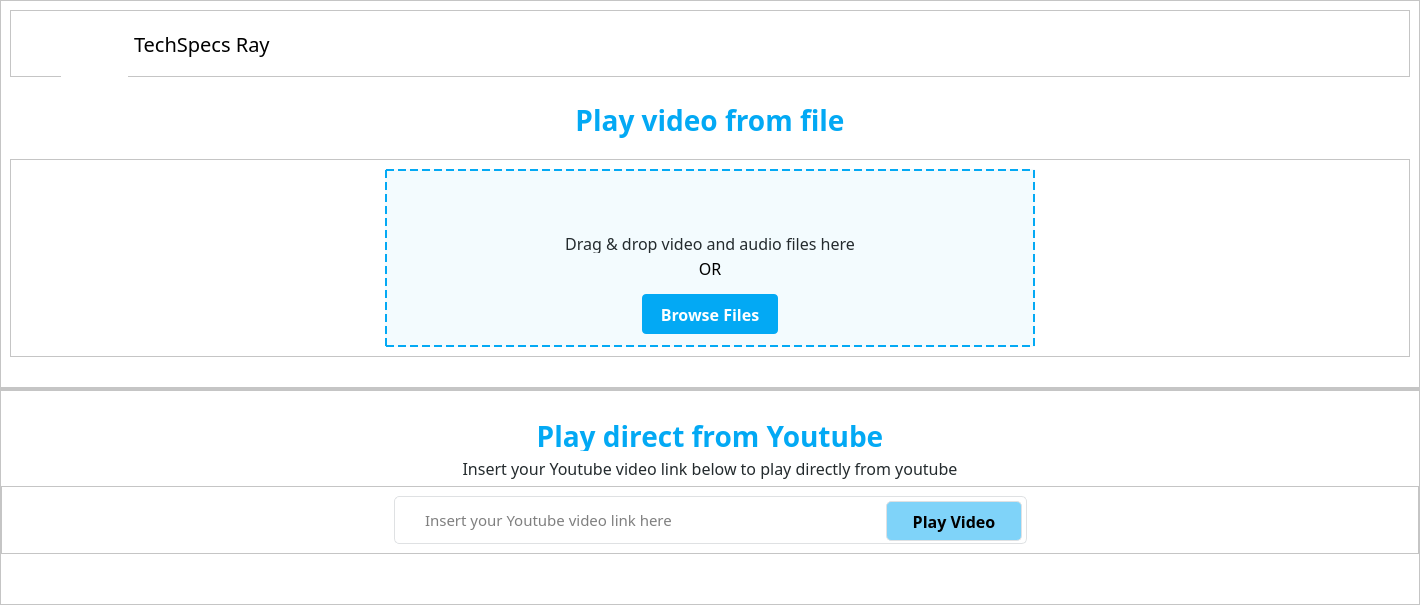
      <widget class="QWidget" name="home">
       <property name="styleSheet">
        <string notr="true">background-color: rgb(255, 255, 255);</string>
       </property>
       <layout class="QVBoxLayout" name="verticalLayout_7">
        <property name="spacing">
         <number>0</number>
        </property>
        <property name="leftMargin">
         <number>0</number>
        </property>
        <property name="topMargin">
         <number>0</number>
        </property>
        <property name="rightMargin">
         <number>0</number>
        </property>
        <property name="bottomMargin">
         <number>0</number>
        </property>
        <item>
         <widget class="QFrame" name="frame_21">
          <property name="frameShape">
           <enum>QFrame::StyledPanel</enum>
          </property>
          <property name="frameShadow">
           <enum>QFrame::Raised</enum>
          </property>
          <layout class="QVBoxLayout" name="verticalLayout_8">
           <property name="bottomMargin">
            <number>30</number>
           </property>
           <item>
            <widget class="QFrame" name="frame_19">
             <property name="minimumSize">
              <size>
               <width>0</width>
               <height>0</height>
              </size>
             </property>
             <property name="maximumSize">
              <size>
               <width>16777215</width>
               <height>67</height>
              </size>
             </property>
             <property name="frameShape">
              <enum>QFrame::StyledPanel</enum>
             </property>
             <property name="frameShadow">
              <enum>QFrame::Raised</enum>
             </property>
             <layout class="QHBoxLayout" name="horizontalLayout_12">
              <property name="leftMargin">
               <number>50</number>
              </property>
              <property name="topMargin">
               <number>0</number>
              </property>
              <property name="rightMargin">
               <number>0</number>
              </property>
              <property name="bottomMargin">
               <number>0</number>
              </property>
              <item>
               <widget class="QLabel" name="label_8">
                <property name="minimumSize">
                 <size>
                  <width>67</width>
                  <height>67</height>
                 </size>
                </property>
                <property name="styleSheet">
                 <string notr="true">background: rgba(217, 217, 217,.5);
border-radius: 6px 0px 0px 0px;

</string>
                </property>
                <property name="text">
                 <string/>
                </property>
               </widget>
              </item>
              <item>
               <widget class="QLabel" name="label_9">
                <property name="styleSheet">
                 <string notr="true">font-family: Proxima Nova;
color: rgb(0, 0, 0);
font-size: 20px;
font-weight: 400;
line-height: 20px;
text-align: center;
</string>
                </property>
                <property name="text">
                 <string>TechSpecs Ray</string>
                </property>
               </widget>
              </item>
              <item>
               <spacer name="horizontalSpacer_9">
                <property name="orientation">
                 <enum>Qt::Horizontal</enum>
                </property>
                <property name="sizeHint" stdset="0">
                 <size>
                  <width>948</width>
                  <height>20</height>
                 </size>
                </property>
               </spacer>
              </item>
             </layout>
            </widget>
           </item>
           <item>
            <widget class="QLabel" name="label_10">
             <property name="minimumSize">
              <size>
               <width>0</width>
               <height>70</height>
              </size>
             </property>
             <property name="maximumSize">
              <size>
               <width>16777215</width>
               <height>65</height>
              </size>
             </property>
             <property name="styleSheet">
              <string notr="true">font-family: Proxima Nova;
font-size: 28px;
font-weight: 700;
line-height: 28px;
text-align: center;
color: #03A9F4;
</string>
             </property>
             <property name="text">
              <string>Play video from file</string>
             </property>
             <property name="alignment">
              <set>Qt::AlignCenter</set>
             </property>
            </widget>
           </item>
           <item>
            <widget class="QFrame" name="frame_22">
             <property name="frameShape">
              <enum>QFrame::StyledPanel</enum>
             </property>
             <property name="frameShadow">
              <enum>QFrame::Raised</enum>
             </property>
             <layout class="QHBoxLayout" name="horizontalLayout_13">
              <item>
               <spacer name="horizontalSpacer_10">
                <property name="orientation">
                 <enum>Qt::Horizontal</enum>
                </property>
                <property name="sizeHint" stdset="0">
                 <size>
                  <width>263</width>
                  <height>20</height>
                 </size>
                </property>
               </spacer>
              </item>
              <item>
               <widget class="QFrame" name="drag_frame">
                <property name="minimumSize">
                 <size>
                  <width>572</width>
                  <height>178</height>
                 </size>
                </property>
                <property name="maximumSize">
                 <size>
                  <width>16777215</width>
                  <height>180</height>
                 </size>
                </property>
                <property name="styleSheet">
                 <string notr="true">background: rgba(3, 169, 244, 0.05);


border: 2px dashed #03A9F4;</string>
                </property>
                <property name="frameShape">
                 <enum>QFrame::StyledPanel</enum>
                </property>
                <property name="frameShadow">
                 <enum>QFrame::Raised</enum>
                </property>
                <layout class="QVBoxLayout" name="verticalLayout_9">
                 <property name="spacing">
                  <number>0</number>
                 </property>
                 <property name="leftMargin">
                  <number>0</number>
                 </property>
                 <property name="topMargin">
                  <number>0</number>
                 </property>
                 <property name="rightMargin">
                  <number>0</number>
                 </property>
                 <property name="bottomMargin">
                  <number>0</number>
                 </property>
                 <item>
                  <widget class="QFrame" name="frame_25">
                   <property name="styleSheet">
                    <string notr="true">border:none;
background-color:transparent;</string>
                   </property>
                   <property name="frameShape">
                    <enum>QFrame::StyledPanel</enum>
                   </property>
                   <property name="frameShadow">
                    <enum>QFrame::Raised</enum>
                   </property>
                   <layout class="QHBoxLayout" name="horizontalLayout_14">
                    <property name="leftMargin">
                     <number>0</number>
                    </property>
                    <property name="topMargin">
                     <number>15</number>
                    </property>
                    <property name="rightMargin">
                     <number>0</number>
                    </property>
                    <property name="bottomMargin">
                     <number>10</number>
                    </property>
                    <item>
                     <spacer name="horizontalSpacer_12">
                      <property name="orientation">
                       <enum>Qt::Horizontal</enum>
                      </property>
                      <property name="sizeHint" stdset="0">
                       <size>
                        <width>297</width>
                        <height>20</height>
                       </size>
                      </property>
                     </spacer>
                    </item>
                    <item>
                     <widget class="QLabel" name="label_11">
                      <property name="text">
                       <string/>
                      </property>
                      <property name="pixmap">
                       <pixmap resource="../resources.qrc">:/icons/assets/icons/upload-cloud-02.png</pixmap>
                      </property>
                     </widget>
                    </item>
                    <item>
                     <spacer name="horizontalSpacer_13">
                      <property name="orientation">
                       <enum>Qt::Horizontal</enum>
                      </property>
                      <property name="sizeHint" stdset="0">
                       <size>
                        <width>297</width>
                        <height>20</height>
                       </size>
                      </property>
                     </spacer>
                    </item>
                   </layout>
                  </widget>
                 </item>
                 <item>
                  <widget class="QLabel" name="label_12">
                   <property name="maximumSize">
                    <size>
                     <width>16777215</width>
                     <height>20</height>
                    </size>
                   </property>
                   <property name="styleSheet">
                    <string notr="true">font-family: Proxima Nova;
font-size: 16px;
font-weight: 400;
line-height: 16px;
text-align: center;
color: rgba(36, 43, 46, 1);
border:none;
background-color:transparent;</string>
                   </property>
                   <property name="text">
                    <string>Drag &amp; drop video and audio files here</string>
                   </property>
                   <property name="alignment">
                    <set>Qt::AlignCenter</set>
                   </property>
                  </widget>
                 </item>
                 <item>
                  <widget class="QLabel" name="label_13">
                   <property name="maximumSize">
                    <size>
                     <width>16777215</width>
                     <height>30</height>
                    </size>
                   </property>
                   <property name="styleSheet">
                    <string notr="true">border:none;
font-family: Proxima Nova;
font-size: 16px;
font-weight: 400;
line-height: 16px;
text-align: center;
color: rgb(0, 0, 0);
background-color:transparent;</string>
                   </property>
                   <property name="text">
                    <string>OR</string>
                   </property>
                   <property name="alignment">
                    <set>Qt::AlignCenter</set>
                   </property>
                  </widget>
                 </item>
                 <item>
                  <widget class="QFrame" name="frame_24">
                   <property name="styleSheet">
                    <string notr="true">border:none;
background-color:transparent;</string>
                   </property>
                   <property name="frameShape">
                    <enum>QFrame::StyledPanel</enum>
                   </property>
                   <property name="frameShadow">
                    <enum>QFrame::Raised</enum>
                   </property>
                   <layout class="QHBoxLayout" name="horizontalLayout_15">
                    <property name="spacing">
                     <number>0</number>
                    </property>
                    <property name="leftMargin">
                     <number>0</number>
                    </property>
                    <property name="topMargin">
                     <number>0</number>
                    </property>
                    <property name="rightMargin">
                     <number>0</number>
                    </property>
                    <property name="bottomMargin">
                     <number>0</number>
                    </property>
                    <item>
                     <spacer name="horizontalSpacer_14">
                      <property name="orientation">
                       <enum>Qt::Horizontal</enum>
                      </property>
                      <property name="sizeHint" stdset="0">
                       <size>
                        <width>255</width>
                        <height>20</height>
                       </size>
                      </property>
                     </spacer>
                    </item>
                    <item>
                     <widget class="QPushButton" name="browse_file">
                      <property name="minimumSize">
                       <size>
                        <width>136</width>
                        <height>40</height>
                       </size>
                      </property>
                      <property name="cursor">
                       <cursorShape>PointingHandCursor</cursorShape>
                      </property>
                      <property name="styleSheet">
                       <string notr="true">
font-family: Proxima Nova;
font-size: 16px;
font-weight: 700;
line-height: 16px;
text-align: center;
background: rgba(3, 169, 244, 1);
color : white;
border-radius: 4px;

</string>
                      </property>
                      <property name="text">
                       <string>Browse Files</string>
                      </property>
                     </widget>
                    </item>
                    <item>
                     <spacer name="horizontalSpacer_15">
                      <property name="orientation">
                       <enum>Qt::Horizontal</enum>
                      </property>
                      <property name="sizeHint" stdset="0">
                       <size>
                        <width>255</width>
                        <height>20</height>
                       </size>
                      </property>
                     </spacer>
                    </item>
                   </layout>
                  </widget>
                 </item>
                </layout>
               </widget>
              </item>
              <item>
               <spacer name="horizontalSpacer_11">
                <property name="orientation">
                 <enum>Qt::Horizontal</enum>
                </property>
                <property name="sizeHint" stdset="0">
                 <size>
                  <width>262</width>
                  <height>20</height>
                 </size>
                </property>
               </spacer>
              </item>
             </layout>
            </widget>
           </item>
          </layout>
         </widget>
        </item>
        <item>
         <widget class="QFrame" name="frame_26">
          <property name="maximumSize">
           <size>
            <width>16777215</width>
            <height>3</height>
           </size>
          </property>
          <property name="frameShape">
           <enum>QFrame::StyledPanel</enum>
          </property>
          <property name="frameShadow">
           <enum>QFrame::Raised</enum>
          </property>
          <layout class="QHBoxLayout" name="horizontalLayout_16">
           <property name="spacing">
            <number>0</number>
           </property>
           <property name="leftMargin">
            <number>0</number>
           </property>
           <property name="topMargin">
            <number>0</number>
           </property>
           <property name="rightMargin">
            <number>0</number>
           </property>
           <property name="bottomMargin">
            <number>0</number>
           </property>
           <item>
            <widget class="QFrame" name="frame_29">
             <property name="minimumSize">
              <size>
               <width>200</width>
               <height>0</height>
              </size>
             </property>
             <property name="maximumSize">
              <size>
               <width>200</width>
               <height>16777215</height>
              </size>
             </property>
             <property name="frameShape">
              <enum>QFrame::StyledPanel</enum>
             </property>
             <property name="frameShadow">
              <enum>QFrame::Raised</enum>
             </property>
            </widget>
           </item>
           <item>
            <widget class="QFrame" name="frame_27">
             <property name="minimumSize">
              <size>
               <width>1018</width>
               <height>0</height>
              </size>
             </property>
             <property name="styleSheet">
              <string notr="true">border-top:1px solid rgb(194, 194, 194);
</string>
             </property>
             <property name="frameShape">
              <enum>QFrame::StyledPanel</enum>
             </property>
             <property name="frameShadow">
              <enum>QFrame::Raised</enum>
             </property>
            </widget>
           </item>
           <item>
            <widget class="QFrame" name="frame_28">
             <property name="minimumSize">
              <size>
               <width>200</width>
               <height>0</height>
              </size>
             </property>
             <property name="maximumSize">
              <size>
               <width>200</width>
               <height>16777215</height>
              </size>
             </property>
             <property name="frameShape">
              <enum>QFrame::StyledPanel</enum>
             </property>
             <property name="frameShadow">
              <enum>QFrame::Raised</enum>
             </property>
            </widget>
           </item>
          </layout>
         </widget>
        </item>
        <item>
         <widget class="QFrame" name="frame_20">
          <property name="frameShape">
           <enum>QFrame::StyledPanel</enum>
          </property>
          <property name="frameShadow">
           <enum>QFrame::Raised</enum>
          </property>
          <layout class="QVBoxLayout" name="verticalLayout_10">
           <property name="leftMargin">
            <number>0</number>
           </property>
           <property name="topMargin">
            <number>30</number>
           </property>
           <property name="rightMargin">
            <number>0</number>
           </property>
           <property name="bottomMargin">
            <number>50</number>
           </property>
           <item>
            <widget class="QLabel" name="label_14">
             <property name="minimumSize">
              <size>
               <width>0</width>
               <height>20</height>
              </size>
             </property>
             <property name="maximumSize">
              <size>
               <width>16777215</width>
               <height>30</height>
              </size>
             </property>
             <property name="styleSheet">
              <string notr="true">font-family: Proxima Nova;
font-size: 28px;
font-weight: 700;
line-height: 28px;
text-align: center;
color: rgba(3, 169, 244, 1);
</string>
             </property>
             <property name="text">
              <string>Play direct from Youtube</string>
             </property>
             <property name="alignment">
              <set>Qt::AlignCenter</set>
             </property>
            </widget>
           </item>
           <item>
            <widget class="QLabel" name="label_15">
             <property name="minimumSize">
              <size>
               <width>0</width>
               <height>20</height>
              </size>
             </property>
             <property name="maximumSize">
              <size>
               <width>16777215</width>
               <height>35</height>
              </size>
             </property>
             <property name="styleSheet">
              <string notr="true">font-family: Proxima Nova;
font-size: 16px;
font-weight: 400;
line-height: 16px;
text-align: center;
color: rgba(36, 43, 46, 1);
</string>
             </property>
             <property name="text">
              <string>Insert your Youtube video link below to play directly from youtube</string>
             </property>
             <property name="alignment">
              <set>Qt::AlignCenter</set>
             </property>
            </widget>
           </item>
           <item>
            <widget class="QFrame" name="frame_30">
             <property name="frameShape">
              <enum>QFrame::StyledPanel</enum>
             </property>
             <property name="frameShadow">
              <enum>QFrame::Raised</enum>
             </property>
             <layout class="QHBoxLayout" name="horizontalLayout_17">
              <item>
               <spacer name="horizontalSpacer_16">
                <property name="orientation">
                 <enum>Qt::Horizontal</enum>
                </property>
                <property name="sizeHint" stdset="0">
                 <size>
                  <width>283</width>
                  <height>20</height>
                 </size>
                </property>
               </spacer>
              </item>
              <item>
               <widget class="QFrame" name="frame_31">
                <property name="minimumSize">
                 <size>
                  <width>633</width>
                  <height>48</height>
                 </size>
                </property>
                <property name="maximumSize">
                 <size>
                  <width>16777215</width>
                  <height>48</height>
                 </size>
                </property>
                <property name="styleSheet">
                 <string notr="true">border: 1px solid rgba(223, 225, 227, 1);
border-radius:5px;</string>
                </property>
                <property name="frameShape">
                 <enum>QFrame::StyledPanel</enum>
                </property>
                <property name="frameShadow">
                 <enum>QFrame::Raised</enum>
                </property>
                <layout class="QHBoxLayout" name="horizontalLayout_18">
                 <property name="spacing">
                  <number>11</number>
                 </property>
                 <property name="leftMargin">
                  <number>10</number>
                 </property>
                 <property name="topMargin">
                  <number>4</number>
                 </property>
                 <property name="rightMargin">
                  <number>4</number>
                 </property>
                 <property name="bottomMargin">
                  <number>4</number>
                 </property>
                 <item>
                  <widget class="QLabel" name="label_16">
                   <property name="styleSheet">
                    <string notr="true">border:none
</string>
                   </property>
                   <property name="text">
                    <string/>
                   </property>
                   <property name="pixmap">
                    <pixmap resource="../resources.qrc">:/icons/assets/icons/youtube.png</pixmap>
                   </property>
                  </widget>
                 </item>
                 <item>
                  <widget class="QLineEdit" name="youtube_url">
                   <property name="minimumSize">
                    <size>
                     <width>0</width>
                     <height>34</height>
                    </size>
                   </property>
                   <property name="font">
                    <font>
                     <family>Proxima Nova</family>
                     <pointsize>-1</pointsize>
                     <bold>false</bold>
                    </font>
                   </property>
                   <property name="layoutDirection">
                    <enum>Qt::RightToLeft</enum>
                   </property>
                   <property name="styleSheet">
                    <string notr="true">font-family: Proxima Nova;
font-size: 15px;
font-weight: 400;
line-height: 15px;
text-align: left;
border:none</string>
                   </property>
                   <property name="text">
                    <string/>
                   </property>
                   <property name="maxLength">
                    <number>32757</number>
                   </property>
                   <property name="placeholderText">
                    <string>Insert your Youtube video link here</string>
                   </property>
                  </widget>
                 </item>
                 <item>
                  <widget class="QPushButton" name="play_youtube">
                   <property name="minimumSize">
                    <size>
                     <width>136</width>
                     <height>40</height>
                    </size>
                   </property>
                   <property name="cursor">
                    <cursorShape>PointingHandCursor</cursorShape>
                   </property>
                   <property name="styleSheet">
                    <string notr="true">background: rgba(3, 169, 244, 0.51);
font-family: Proxima Nova;
font-size: 16px;
font-weight: 700;
line-height: 16px;
text-align: center;
color: rgba(255, 255, 255,.55);
</string>
                   </property>
                   <property name="text">
                    <string>Play Video</string>
                   </property>
                  </widget>
                 </item>
                </layout>
               </widget>
              </item>
              <item>
               <spacer name="horizontalSpacer_17">
                <property name="orientation">
                 <enum>Qt::Horizontal</enum>
                </property>
                <property name="sizeHint" stdset="0">
                 <size>
                  <width>283</width>
                  <height>20</height>
                 </size>
                </property>
               </spacer>
              </item>
             </layout>
            </widget>
           </item>
          </layout>
         </widget>
        </item>
       </layout>
      </widget>
